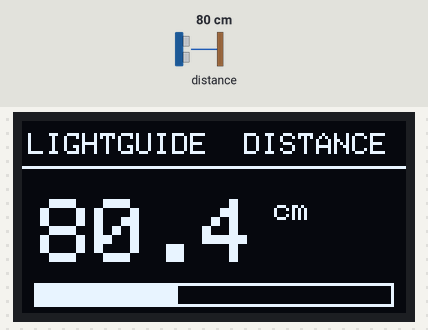
Bench run of a sketch on a simulated ESP8266 (NodeMCU). Shown: 128×64 one-colour display. Wiring (inferred from the names in the program): ultrasonic range finder: trigger D2; echo D3. Inputs (shaded band) come from the test bench; at power-on: distance to the obstacle 80 cm. The echo pulse lasts 58.3 µs per cm; what the sketch prints to the serial monitor is not drawn.

Above: at 1.5 s.
1.6 s: distance to the obstacle set to 2 cm
At 2.6 s:
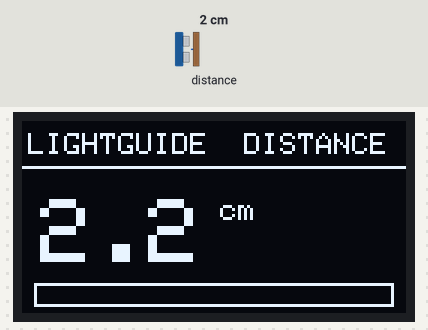
3.2 s: distance to the obstacle set to 4 cm
At 4.2 s:
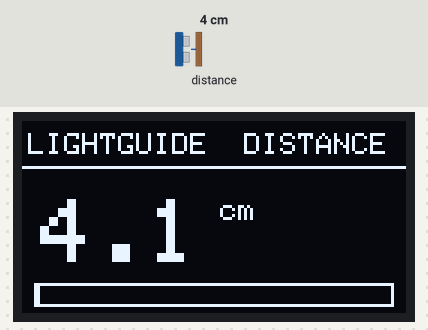
4.8 s: distance to the obstacle set to 9 cm
At 5.8 s:
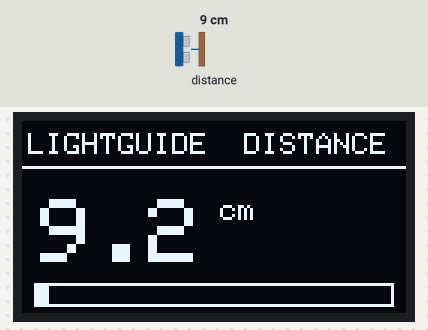
Timing chart, 0 to 7.8 s (numbered marks = the images above; inputs shaded):
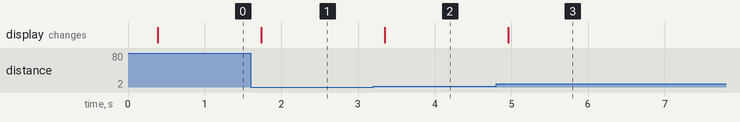

The sketch:

00f_distance_display.ino
```cpp
/*
 * M0f - Live distance on the OLED.  Arduino Nano ESP32.
 *
 * Shows the HC-SR04 reading big enough to read across a room, so the sensor
 * can be exercised by hand without a serial monitor attached.
 *
 * Layout note: this panel is DUAL-COLOUR - rows 0-15 are physically yellow,
 * the rest blue (docs/00-BOARD.md 4).  The title is kept inside the yellow
 * band and the reading inside the blue, so nothing straddles the seam.
 *
 * Wiring:  TRIG D2, ECHO D3 (via 220/330 divider), VCC VBUS, GND -> - rail.
 *          OLED SDA A4, SCL A5, VCC 3V3.
 */

#include <Wire.h>
#include <Adafruit_GFX.h>
#include <Adafruit_SSD1306.h>

static const int SCREEN_W = 128;
static const int SCREEN_H = 64;
static const int TRIG_PIN = D2;
static const int ECHO_PIN = D3;

// Must exceed the module's ~130 ms "no target" pulse or a working sensor
// looks dead.  See docs/00-BOARD.md 4c.
static const unsigned long WATCH_US   = 200000UL;
static const unsigned long MIN_ECHO_US = 116UL;     // ~2 cm
static const unsigned long MAX_ECHO_US = 25000UL;   // ~430 cm -> no target

Adafruit_SSD1306 display(SCREEN_W, SCREEN_H, &Wire, -1);
static bool haveDisplay = false;

static unsigned long ping() {
  digitalWrite(TRIG_PIN, LOW);
  delayMicroseconds(5);
  digitalWrite(TRIG_PIN, HIGH);
  delayMicroseconds(10);
  digitalWrite(TRIG_PIN, LOW);

  unsigned long t0 = micros();
  while (digitalRead(ECHO_PIN) == LOW) {
    if (micros() - t0 > WATCH_US) return 0;
  }
  unsigned long rise = micros();
  while (digitalRead(ECHO_PIN) == HIGH) {
    if (micros() - rise > WATCH_US) break;
  }
  return micros() - rise;
}

/* cm, or -1 for "no target" / "no answer" - never 0.  The device contract
 * says a missed read is null, because the app would believe a zero. */
static float readCm() {
  unsigned long us = ping();
  if (us < MIN_ECHO_US || us > MAX_ECHO_US) return -1.0f;
  return us / 58.0f;
}

static void draw(float cm) {
  display.clearDisplay();

  // --- yellow band, rows 0-15 ---
  display.setTextSize(1);
  display.setTextColor(SSD1306_WHITE);
  display.setCursor(2, 4);
  display.print(F("LIGHTGUIDE  DISTANCE"));
  display.drawFastHLine(0, 15, SCREEN_W, SSD1306_WHITE);

  // --- blue area, rows 16-63 ---
  if (cm < 0) {
    display.setTextSize(2);
    display.setCursor(6, 30);
    display.print(F("NO TARGET"));
  } else {
    display.setTextSize(3);
    display.setCursor(6, 26);
    display.print(cm, 1);
    display.setTextSize(1);
    display.print(F(" cm"));

    // Bar: 0-200 cm across the full width, so movement is obvious at a glance.
    int w = (int)(cm / 200.0f * (SCREEN_W - 8));
    if (w > SCREEN_W - 8) w = SCREEN_W - 8;
    if (w < 1) w = 1;
    display.drawRect(4, 54, SCREEN_W - 8, 8, SSD1306_WHITE);
    display.fillRect(4, 54, w, 8, SSD1306_WHITE);
  }
  display.display();
}

void setup() {
  Serial.begin(115200);
  pinMode(TRIG_PIN, OUTPUT);
  pinMode(ECHO_PIN, INPUT);
  digitalWrite(TRIG_PIN, LOW);

  Wire.begin();
  haveDisplay = display.begin(SSD1306_SWITCHCAPVCC, 0x3C);
  if (haveDisplay) {
    display.clearDisplay();
    display.setTextSize(1);
    display.setTextColor(SSD1306_WHITE);
    display.setCursor(2, 4);
    display.print(F("LIGHTGUIDE  DISTANCE"));
    display.setCursor(6, 30);
    display.print(F("starting..."));
    display.display();
  }
  delay(300);
}

void loop() {
  float cm = readCm();

  if (haveDisplay) draw(cm);

  if (cm < 0) Serial.println(F("no target"));
  else        { Serial.print(cm, 1); Serial.println(F(" cm")); }

  delay(120);
}
```

Measured:
- after the input at 1.6 s, the display: changes after 0.14 s (image 1)
- after the input at 3.2 s, the display: changes after 0.15 s (image 2)
- after the input at 4.8 s, the display: changes after 0.16 s (image 3)
